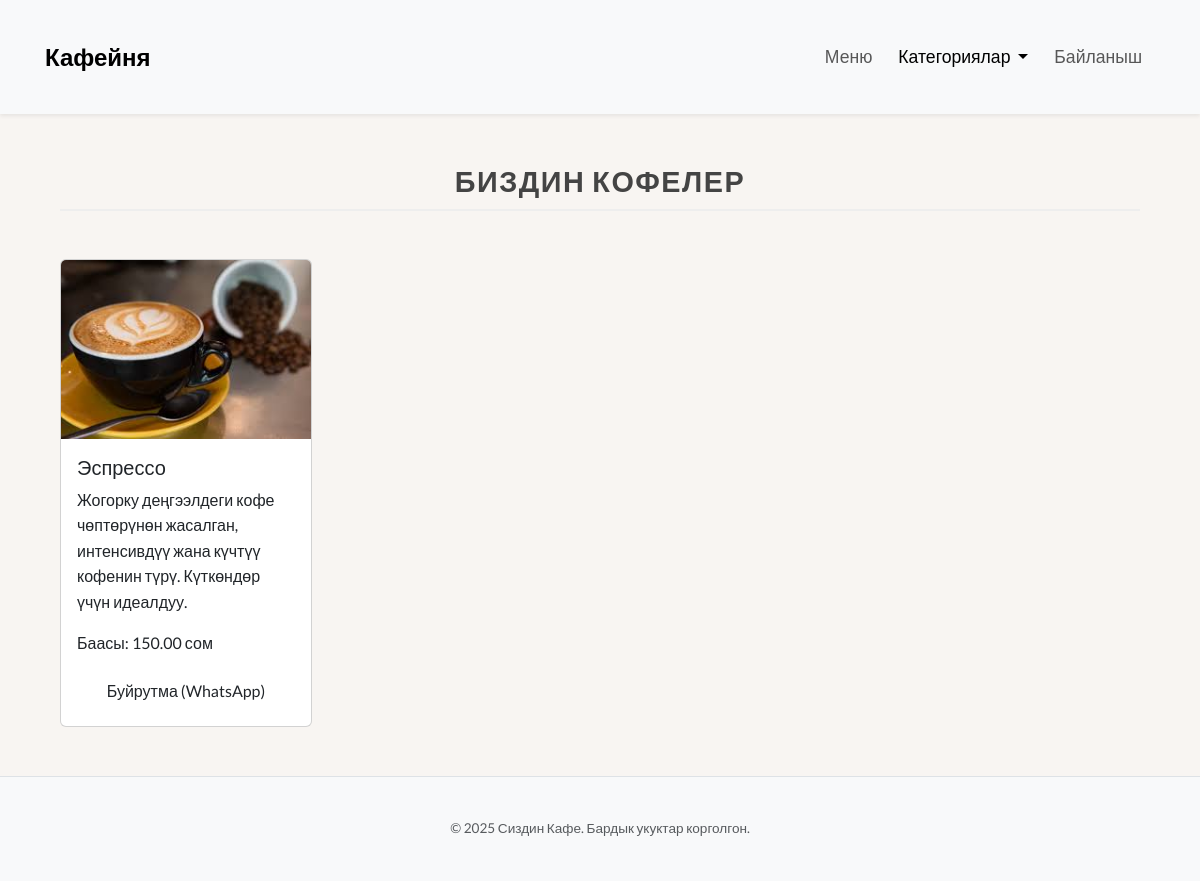
The app's page /menu/coffees/ with its own data.
### menu/models.py (models this page shows, shortened)
class Coffee(models.Model):
    name = models.CharField(max_length=100)
    description = models.TextField()
    price = models.DecimalField(max_digits=5, decimal_places=2)
    image = models.ImageField(upload_to='coffees/')

### menu/views.py (the view)
# urls.py: path('coffees/', views.coffee_list, name='coffee_list'),  # Кофенин тизмеси
def coffee_list(request):
    coffees = Coffee.objects.all()
    return render(request, 'coffee_list.html', {'coffees': coffees})

### templates/coffee_list.html (shortened to what this page needs)
{% extends 'base.html' %}
{% load static %}
{% block content %}
<div class="container mt-4">
    <h1 class="category-title text-center mb-5">Биздин Кофелер</h1>
    {% if coffees %}
        <div class="row">
            {% for coffee in coffees %}
                <div class="col-md-6 col-lg-4 col-xl-3 mb-4">
                    <div class="card menu-item-card h-100">
                        {% if coffee.image %}
                            <img src="{{ coffee.image.url }}" class="card-img-top" alt="{{ coffee.name }}">
                        {% else %}
                            <img src="{% static 'images/placeholder.png' %}" class="card-img-top" alt="Сүрөт жок">
                        {% endif %}
                        <div class="card-body d-flex flex-column">
                            <h5 class="card-title">{{ coffee.name }}</h5>
                            {% if coffee.description %}
                                <p class="card-text mb-auto">
                                    {{ coffee.description }}
                                </p>
                            {% else %}
                                <p class="card-text mb-auto"> </p>
                            {% endif %}
                            <p class="price mt-3">
                                Баасы: {{ coffee.price|floatformat:2 }} сом
                            </p>
                            {% with whatsapp_number="996990686854" %}
                            {% with message="Саламатсызбы! Мен '"|add:coffee.name|add:"' кофесине буйрутма бергим келет." %}
                            <a href="https://wa.me/{{ whatsapp_number }}?text={{ message|urlencode }}" target="_blank" class="btn order-button mt-auto">
                                Буйрутма (WhatsApp)
                            </a>
                            {% endwith %}
                            {% endwith %}
                        </div>
                    </div>
                </div>
            {% endfor %}
        </div>
    {% else %}
        <p style="text-align: center; margin-top: 50px; font-size: 1.1em; color: #888;">
            Азырынча бул категорияда кофелер жок.
        </p>
    {% endif %}
</div>
{% endblock content %}

### static/style.css (style rules this page uses)
body { margin: 0; font-family: 'Lato', sans-serif; background-color: #f8f5f2; color: #4a4a4a; line-height: 1.6; }
.container { max-width: 1140px; margin: 25px auto; padding: 0 15px; }
.category-title, .content-area > h1 { text-align: center; font-size: 1.2em; font-weight: 700; color: #8d6e63; margin-bottom: 30px; text-transform: uppercase; letter-spacing: 1.5px; }
.category-title { font-size: 1.8em; color: #444; font-weight: bold; text-align: center; border-bottom: 2px solid #eee; padding-bottom: 10px; margin-top: 50px; margin-bottom: 30px; }

### records on screen
Coffee: image (picture), name "Эспрессо", description "Жогорку деңгээлдеги кофе чөптөрүнөн жасалган, интенсивдүү жана күчтүү кофенин түрү. Күткөндөр үчүн идеалдуу.", price "150.00"
